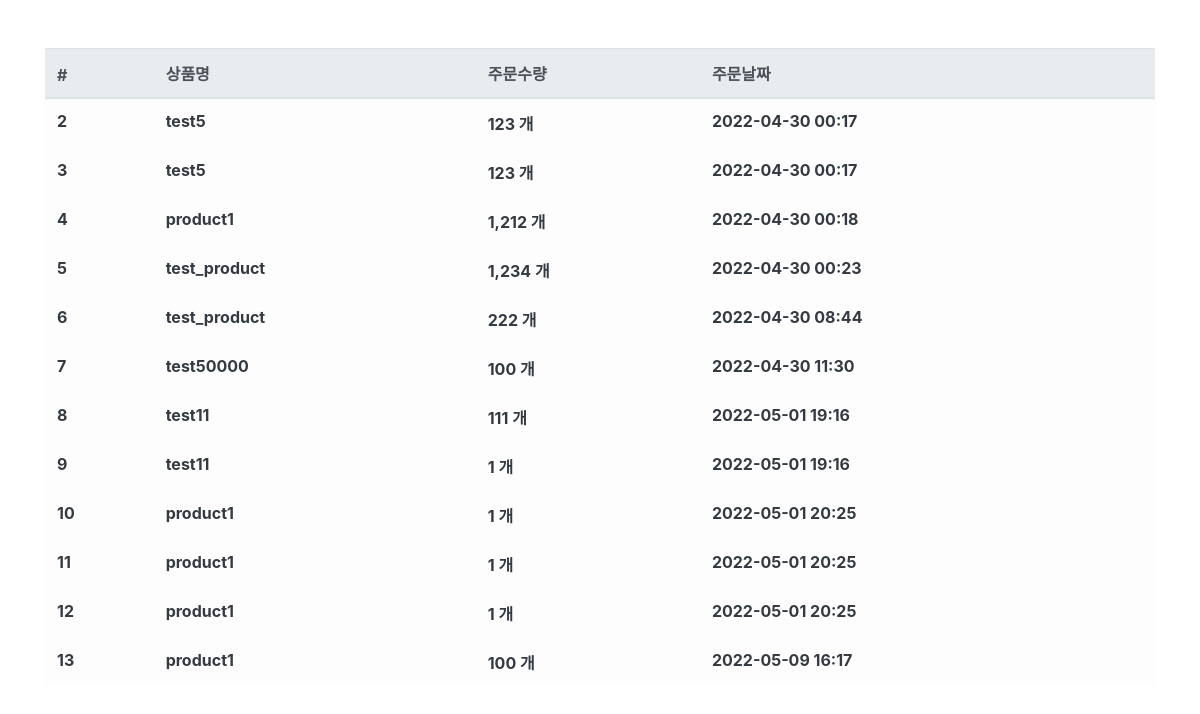
Page /order/ (signed in) on the committed database.
### order/models.py (models this page shows, shortened)
class Order(models.Model):
    fcuser = models.ForeignKey('fcuser.Fcuser', on_delete=models.CASCADE,verbose_name='사용자')
    product = models.ForeignKey('product.Product', on_delete=models.CASCADE, verbose_name='상품')
    quantity = models.IntegerField(verbose_name='수량')
    status = models.CharField(
        choices=(
            ('대기중','대기중'),
            ('결제대기','결제대기'),
            ('결제완료','결제완료'),
            ('환불','환불'),
        ),
        default='대기중', max_length=32, verbose_name='상태'
        )
    memo = models.TextField(null=True, blank=True, verbose_name='메모')
    register_date = models.DateTimeField(auto_now_add=True, verbose_name='등록날짜')
    class Meta:
        db_table = 'fastcampus_order'
        verbose_name = '주문'
        verbose_name_plural = '주문'

### product/models.py (models this page shows)
class Product(models.Model):
    name = models.CharField(max_length=256, verbose_name='상품명')
    price = models.IntegerField(verbose_name='상품가격')
    description = models.TextField(verbose_name='상품설명') # textfield는 글자 수 제한이 없다.
    stock = models.IntegerField(verbose_name='재고')
    register_date = models.DateTimeField(auto_now_add=True, verbose_name='등록날짜')
    def __str__(self):
        return self.name
    class Meta:
        db_table = 'fastcampus_product'
        verbose_name = '상품'
        verbose_name_plural = '상품'

### order/views.py (the view)
# urls.py: path('order/', OrderList.as_view()),
@method_decorator(login_required, name='dispatch')
class OrderList(ListView):
    template_name = 'order.html'
    context_object_name = 'order_list'
    def get_queryset(self,**kwargs):
        queryset = Order.objects.filter(fcuser__email=self.request.session.get('user'))
        return queryset

### order/templates/order.html
{% extends "base.html" %}
{% load humanize %}
{% block contents %}
<div class="row mt-5">
  <div class="col-12">
    <table class="table table-light">
      <thead class="thead-light">
        <tr>
          <th scope="col">#</th>
          <th scope="col">상품명</th>
          <th scope="col">주문수량</th>
          <th scope="col">주문날짜</th>
        </tr>
      </thead>
      <tbody class="text-dark">
        {% for order in order_list %}
        <tr>
          <th scope="row">{{ order.id }}</th>
          <th>{{ order.product }}</th>
          <th>{{ order.quantity|intcomma }} 개</th>
          <th>{{ order.register_date|date:'Y-m-d H:i' }}</th>
        </tr>
        {% endfor%}
      </tbody>
    </table>
  </div>
{% endblock %}

### rows in the picture
Order: id "2", product "test5", quantity "123", register_date "2022-04-30 00:17"
Order: id "3", product "test5", quantity "123", register_date "2022-04-30 00:17"
Order: id "4", product "product1", quantity "1,212", register_date "2022-04-30 00:18"
Order: id "5", product "test_product", quantity "1,234", register_date "2022-04-30 00:23"
Order: id "6", product "test_product", quantity "222", register_date "2022-04-30 08:44"
Order: id "7", product "test50000", quantity "100", register_date "2022-04-30 11:30"
Order: id "8", product "test11", quantity "111", register_date "2022-05-01 19:16"
Order: id "9", product "test11", quantity "1", register_date "2022-05-01 19:16"
Order: id "10", product "product1", quantity "1", register_date "2022-05-01 20:25"
Order: id "11", product "product1", quantity "1", register_date "2022-05-01 20:25"
Order: id "12", product "product1", quantity "1", register_date "2022-05-01 20:25"
Order: id "13", product "product1", quantity "100", register_date "2022-05-09 16:17"
